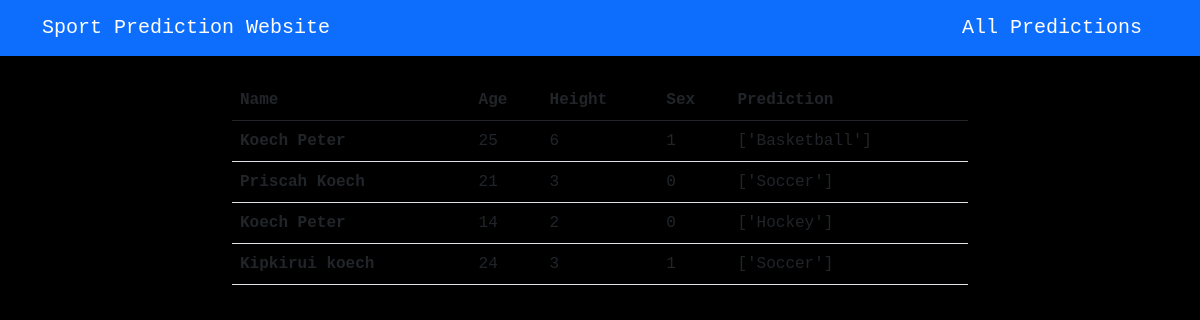
The page /predictions/ on the database its author committed.
### dashboard/models.py (models this page shows, shortened)
class Data(models.Model):
    name = models.CharField(max_length=100, null=True)
    age = models.PositiveIntegerField(
        validators= [MinValueValidator(13), MaxValueValidator(35)], null=True)
    height = models.PositiveIntegerField(null=True)
    sex = models.PositiveIntegerField(choices=GENDER, null=True)
    predictions = models.CharField(max_length=100, blank=True)
    date = models.DateTimeField(auto_now_add=True)
    class Meta:
        verbose_name_plural = 'Data'
        ordering = ['-date']

### dashboard/views.py (the view)
# urls.py: path('predictions/', predictions.as_view(), name='predictions')
class predictions(ListView):
    model = Data
    context_object_name = 'predicted_sports'
    template_name = 'predictions.html'

### dashboard/templates/predictions.html (shortened to what this page needs)
{% extends 'base.html' %}
{% block content  %}
<div class="container">
    <div class="row mt-4">
        <div class="col-md-8 offset-md-2">
            <table class="table">
                <thead>
                  <tr>
                    <th scope="col">Name</th>
                    <th scope="col">Age</th>
                    <th scope="col">Height</th>
                    <th scope="col">Sex</th>
                    <th scope="col">Prediction</th>
                  </tr>
                </thead>
                <tbody>
                  {% for data in predicted_sports %}
                  <tr>
                    <th scope="row">{{ data.name }}</th>
                    <td>{{ data.age }}</td>
                    <td>{{ data.height }}</td>
                    <td>{{ data.sex }}</td>
                    <td>{{ data.predictions }}</td>
                  </tr>
                  {% endfor %}
                </tbody>
              </table>
        </div>
    </div>
</div>
{% endblock %}

### dashboard/templates/base.html (shortened to what this page needs)
<!DOCTYPE html>
{% load static %}
<html lang="en">
<head>
    <link rel="stylesheet" href="{% static 'css/bootstrap.css' %}">
    <link rel="stylesheet" href="{% static 'css/bootstrap.min.css' %}">
    <link rel="stylesheet" href="{% static 'css/style.css' %}">
</head>
<body>
    <nav class="navbar navbar-dark bg-primary">
        <div class="container">
            <a class="navbar-brand" href="{% url 'index' %}">Sport Prediction Website</a>
            <a class="navbar-brand ml-auto" href="{% url 'predictions' %}">All Predictions</a>
        </div>
    </nav>
    {% block content %}
    {% endblock %}
</body>
</html>

### dashboard/static/css/style.css (style rules this page uses)
body { margin: 0; padding: 0; font-family: 'Courier New', Courier, monospace; background-color: black; }

### rows shown on the page
Data: name "Koech Peter", age "25", height "6", sex "1", predictions "['Basketball']"
Data: name "Priscah Koech", age "21", height "3", sex "0", predictions "['Soccer']"
Data: name "Koech Peter", age "14", height "2", sex "0", predictions "['Hockey']"
Data: name "Kipkirui koech", age "24", height "3", sex "1", predictions "['Soccer']"
